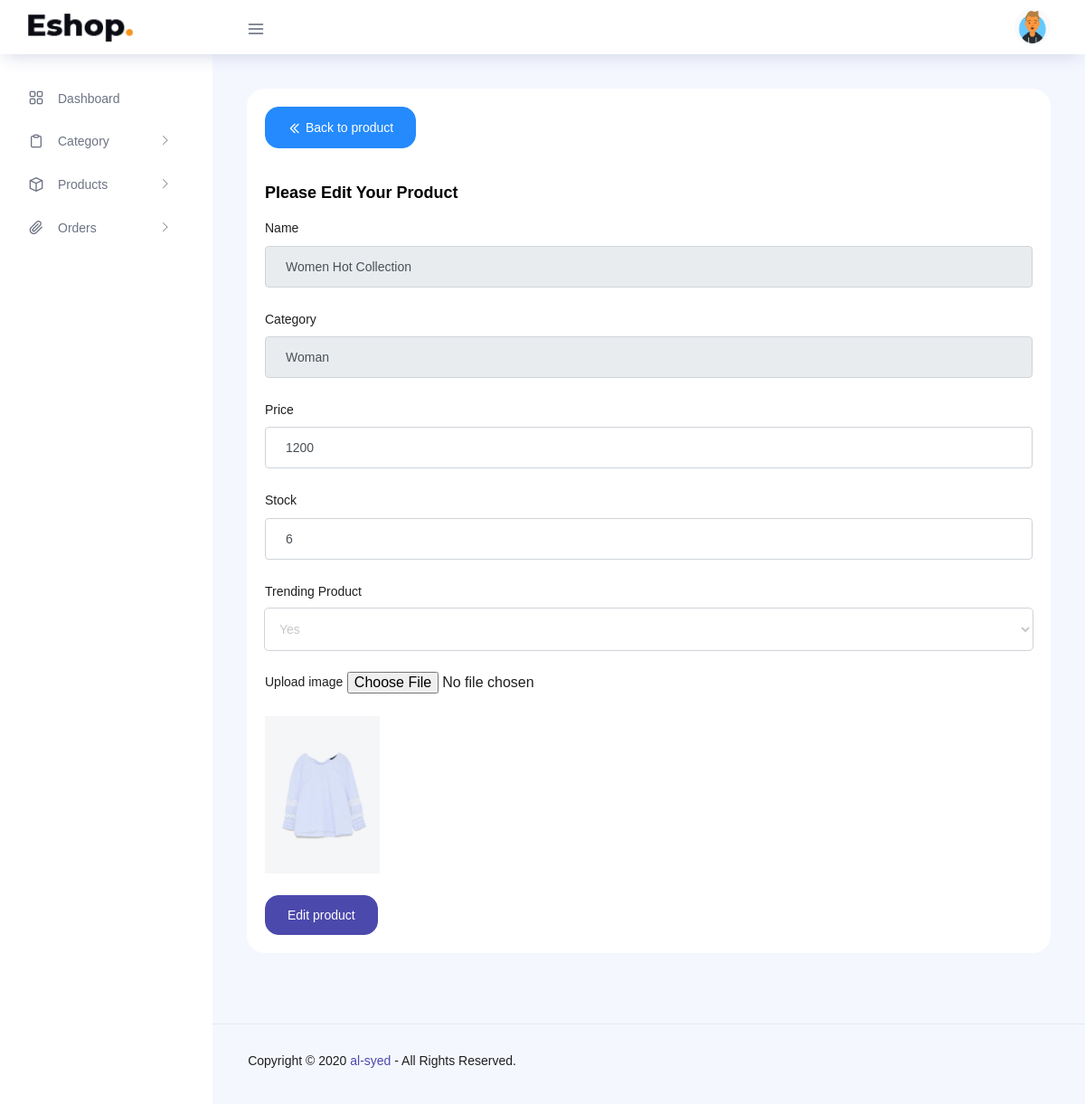
The app's page /dashboard/admin/editProduct.php?id=1 (signed in) with its own data.
### tables this page shows
CREATE TABLE `product` (
  `pid` int(11) NOT NULL,
  `pname` text NOT NULL,
  `category` text NOT NULL,
  `price` int(11) NOT NULL,
  `stock` int(11) NOT NULL,
  `image` text NOT NULL,
  `date` timestamp NOT NULL DEFAULT current_timestamp() ON UPDATE current_timestamp(),
  `trending` varchar(255) NOT NULL
);

### database/connection.php (called while the page is built)
<?php
    class connection{
        public function connect(){
            try{
                $connect = mysqli_connect("localhost","root","","software_eng");
                return $connect;
            }
            catch (PDOException $f){
                    echo $f->getmessage();
            }
        }
    }
?>

### database/crudDashboard.php (called while the page is built, shortened)
<?php
    include_once '../../database/connection.php';
    class crudOperation{
        private function getDB(){
            try {
                $db = new connection();
                return $db;
            } catch (\Throwable $th) {
                echo '<script>alert("Fail to connect with database!!!");</script>';
            }
        }
        public function selectProductID($id){
            try {
                $selectQuery = mysqli_query($this->getDB()->connect(), "select * from `product` where pid='$id'");
                return $selectQuery;
            } catch (\Throwable $th) {
                echo '<script>alert("Fail to execute the query!!!");</script>';
            }
        }
    }
?>

### dashboard/admin/body/editProduct.php (the view, shortened to what this page needs)
<?php
    include_once '../../database/crudDashboard.php';
    include_once '../../controller/dashboard/product.php';
    try {
        if (isset($_GET['id'])) {
            $id = $_GET['id'];
            $searchData = new crudOperation();
            $selectQuery = $searchData->selectProductID($id);
        }
    } catch (\Throwable $th) {
        echo '<script>alert("Some thing went wrong!!!");</script>';
    }
?>
<div class="main-panel">
    <div class="content-wrapper">
        <div class="row">
            <div class="col-12 grid-margin stretch-card">
                <div class="card">
                    <div class="card-body">
                        <a type="submit" href="product.php" class="btn btn-info">
                            <i class="icon-rewind menu-icon"></i>
                            <span class="menu-title">Back to product</span>
                        </a>
                        <h4 class="card-title">Please edit your Product</h4>
                        <form class="forms-sample" method="POST" enctype="multipart/form-data">
                            <?php
                                try {
                                    while($row = mysqli_fetch_array($selectQuery)){
                            ?>
                                <div class="form-group">
                                    <label for="exampleInputName1">Name</label>
                                    <input type="text" class="form-control" id="exampleInputName1" name="name" placeholder="Name" value="<?php echo $row['pname'] ?>" readonly>
                                </div>
                                <div class="form-group">
                                    <label for="exampleInputName1">Category</label>
                                    <input type="text" class="form-control" id="exampleInputName1" name="name" placeholder="Name" value="<?php echo $row['category'] ?>" readonly>
                                </div>
                                <div class="form-group">
                                    <label for="exampleInputCity1">Price</label>
                                    <input type="number" class="form-control" id="exampleInputCity1" name="price" placeholder="Price" value="<?php echo $row['price']?>" required>
                                </div>
                                <div class="form-group">
                                    <label for="exampleInputPassword4">Stock</label>
                                    <input type="number" class="form-control" id="exampleInputPassword4" name ="stock" placeholder="Stock" value="<?php echo $row['stock']?>" required>
                                </div>
                                <div class="form-group">
                                    <label for="exampleInputPassword4">Trending Product</label>
                                    <select class="form-control" id="exampleInputName1" name="trending">
                                        <option><?php echo $row['trending']?></option>
                                    </select>
                                </div>
                                <div class="form-group">
                                    <label>Upload image</label>
                                    <input type="file" name="image">
                                    <br><br>
                                    <img src="../../images/product/<?php echo $row['image']?>" alt="Product Image" style="width: 15%; height: 15%">
                                </div>
                            <?php
                                    }
                                } catch (\Throwable $th) {
                                    echo '<script>alert("Some thing went wrong!!!");</script>';
                                }
                            ?>
                            <button type="submit" class="btn btn-primary mr-2" name="editbtn">Edit product</button>
                        </form>
                    </div>
                </div>
            </div>
        </div>
    </div>

### records on screen
product: name "Women Hot Collection", name "Woman", price "1200", stock "6", trending "Yes", image (picture)
